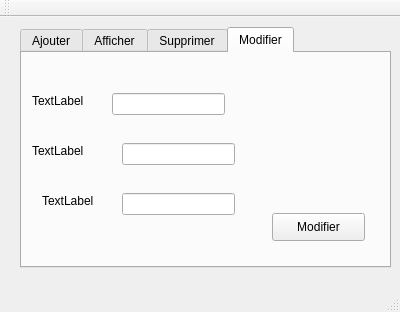
<?xml version="1.0" encoding="UTF-8"?>
<ui version="4.0">
 <class>MainWindow</class>
 <widget class="QMainWindow" name="MainWindow">
  <property name="geometry">
   <rect>
    <x>0</x>
    <y>0</y>
    <width>400</width>
    <height>312</height>
   </rect>
  </property>
  <property name="windowTitle">
   <string>Gestion des étudiants</string>
  </property>
  <widget class="QWidget" name="centralWidget">
   <widget class="QTabWidget" name="tabWidget">
    <property name="geometry">
     <rect>
      <x>20</x>
      <y>10</y>
      <width>371</width>
      <height>241</height>
     </rect>
    </property>
    <property name="currentIndex">
     <number>3</number>
    </property>
    <widget class="QWidget" name="tab">
     <attribute name="title">
      <string>Ajouter</string>
     </attribute>
     <widget class="QLabel" name="label">
      <property name="geometry">
       <rect>
        <x>20</x>
        <y>30</y>
        <width>61</width>
        <height>16</height>
       </rect>
      </property>
      <property name="text">
       <string>Identifiant</string>
      </property>
     </widget>
     <widget class="QLabel" name="label_2">
      <property name="geometry">
       <rect>
        <x>20</x>
        <y>90</y>
        <width>47</width>
        <height>13</height>
       </rect>
      </property>
      <property name="text">
       <string>Nom</string>
      </property>
     </widget>
     <widget class="QLabel" name="label_3">
      <property name="geometry">
       <rect>
        <x>20</x>
        <y>150</y>
        <width>47</width>
        <height>13</height>
       </rect>
      </property>
      <property name="text">
       <string>Prénom</string>
      </property>
     </widget>
     <widget class="QLineEdit" name="lineEdit_id">
      <property name="geometry">
       <rect>
        <x>130</x>
        <y>30</y>
        <width>113</width>
        <height>20</height>
       </rect>
      </property>
     </widget>
     <widget class="QLineEdit" name="lineEdit_nom">
      <property name="geometry">
       <rect>
        <x>130</x>
        <y>90</y>
        <width>113</width>
        <height>20</height>
       </rect>
      </property>
     </widget>
     <widget class="QLineEdit" name="lineEdit_prenom">
      <property name="geometry">
       <rect>
        <x>130</x>
        <y>150</y>
        <width>113</width>
        <height>20</height>
       </rect>
      </property>
     </widget>
     <widget class="QPushButton" name="pb_ajouter">
      <property name="geometry">
       <rect>
        <x>280</x>
        <y>170</y>
        <width>75</width>
        <height>23</height>
       </rect>
      </property>
      <property name="text">
       <string>Ajouter</string>
      </property>
     </widget>
    </widget>
    <widget class="QWidget" name="tab_2">
     <attribute name="title">
      <string>Afficher</string>
     </attribute>
     <widget class="QTableView" name="tabetudiant">
      <property name="geometry">
       <rect>
        <x>10</x>
        <y>10</y>
        <width>341</width>
        <height>171</height>
       </rect>
      </property>
     </widget>
    </widget>
    <widget class="QWidget" name="tab_3">
     <attribute name="title">
      <string>Supprimer</string>
     </attribute>
     <widget class="QLineEdit" name="lineEdit_id_2">
      <property name="geometry">
       <rect>
        <x>140</x>
        <y>30</y>
        <width>113</width>
        <height>20</height>
       </rect>
      </property>
     </widget>
     <widget class="QLabel" name="label_4">
      <property name="geometry">
       <rect>
        <x>20</x>
        <y>30</y>
        <width>61</width>
        <height>16</height>
       </rect>
      </property>
      <property name="text">
       <string>Identifiant</string>
      </property>
     </widget>
     <widget class="QPushButton" name="pb_supprimer">
      <property name="geometry">
       <rect>
        <x>240</x>
        <y>140</y>
        <width>75</width>
        <height>23</height>
       </rect>
      </property>
      <property name="text">
       <string>Supprimer</string>
      </property>
     </widget>
    </widget>
    <widget class="QWidget" name="tab_4">
     <attribute name="title">
      <string>Modifier</string>
     </attribute>
     <widget class="QLineEdit" name="lineEdit_id_3">
      <property name="geometry">
       <rect>
        <x>90</x>
        <y>40</y>
        <width>113</width>
        <height>22</height>
       </rect>
      </property>
     </widget>
     <widget class="QLineEdit" name="lineEdit_nom_3">
      <property name="geometry">
       <rect>
        <x>100</x>
        <y>90</y>
        <width>113</width>
        <height>22</height>
       </rect>
      </property>
     </widget>
     <widget class="QLineEdit" name="lineEdit_prenom_3">
      <property name="geometry">
       <rect>
        <x>100</x>
        <y>140</y>
        <width>113</width>
        <height>22</height>
       </rect>
      </property>
     </widget>
     <widget class="QLabel" name="label_5">
      <property name="geometry">
       <rect>
        <x>10</x>
        <y>40</y>
        <width>55</width>
        <height>16</height>
       </rect>
      </property>
      <property name="text">
       <string>TextLabel</string>
      </property>
     </widget>
     <widget class="QLabel" name="label_6">
      <property name="geometry">
       <rect>
        <x>10</x>
        <y>90</y>
        <width>55</width>
        <height>16</height>
       </rect>
      </property>
      <property name="text">
       <string>TextLabel</string>
      </property>
     </widget>
     <widget class="QLabel" name="label_7">
      <property name="geometry">
       <rect>
        <x>20</x>
        <y>140</y>
        <width>55</width>
        <height>16</height>
       </rect>
      </property>
      <property name="text">
       <string>TextLabel</string>
      </property>
     </widget>
     <widget class="QPushButton" name="pb_modifier">
      <property name="geometry">
       <rect>
        <x>250</x>
        <y>160</y>
        <width>93</width>
        <height>28</height>
       </rect>
      </property>
      <property name="text">
       <string>Modifier</string>
      </property>
     </widget>
    </widget>
   </widget>
  </widget>
  <widget class="QMenuBar" name="menuBar">
   <property name="geometry">
    <rect>
     <x>0</x>
     <y>0</y>
     <width>400</width>
     <height>26</height>
    </rect>
   </property>
  </widget>
  <widget class="QToolBar" name="mainToolBar">
   <attribute name="toolBarArea">
    <enum>TopToolBarArea</enum>
   </attribute>
   <attribute name="toolBarBreak">
    <bool>false</bool>
   </attribute>
  </widget>
  <widget class="QStatusBar" name="statusBar"/>
 </widget>
 <layoutdefault spacing="6" margin="11"/>
 <resources/>
 <connections/>
</ui>
